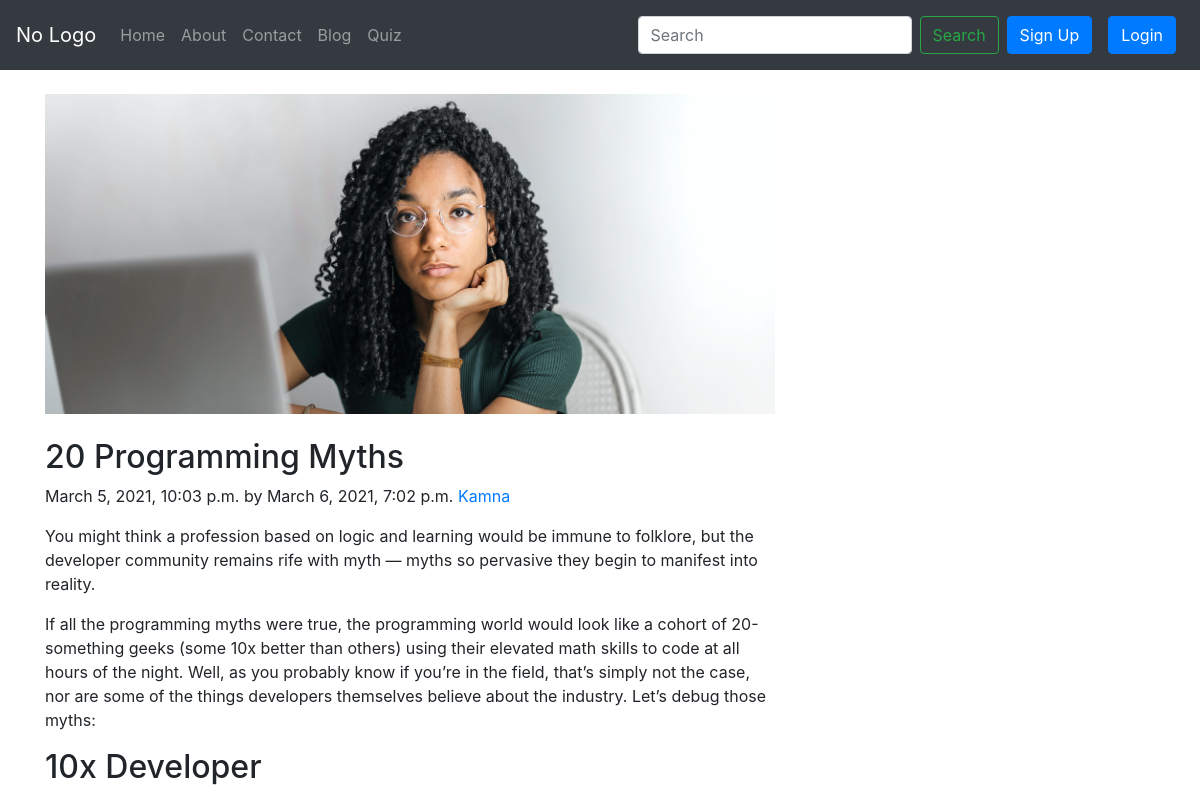
Before: /blog/20-Programming-Myths (upper part) with the older database file.
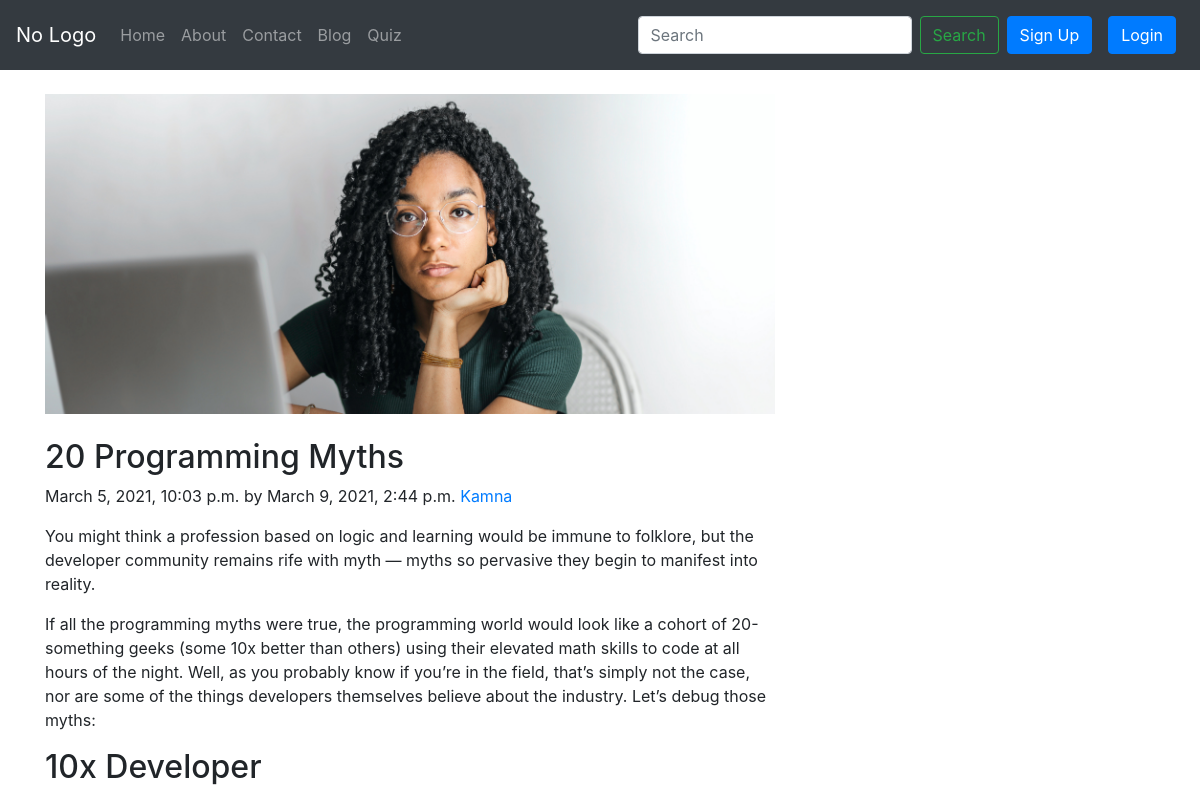
After: the same page with the newer database file.
### blog/models.py (models this page shows)
class UserPost(models.Model):
    authorUsername = models.ForeignKey(User,on_delete=models.CASCADE)
    title = models.CharField(max_length=255)
    label = models.CharField(max_length=200)
    category = models.CharField(max_length=200)
    image = models.ImageField(upload_to='images/userPost/')
    slug = models.CharField(max_length=255)
    author = models.CharField(max_length=50)
    dateUpdate = models.DateTimeField(auto_now=True,blank=True, null=True)
    timeStamp = models.DateTimeField(auto_now_add=True,blank=True, null=True)
    timeRead = models.CharField(max_length=10)
    content = RichTextField(blank=True)
    userStatus = models.CharField(max_length=50)
    adminStatus = models.BooleanField(default=False)
    def __str__(self):
        return self.title

### blog/views.py (the view)
# urls.py: path('<str:slug>',views.blogPost,name="blogPost"),
def blogPost(request,slug):
    if not request.user.is_authenticated:
        post = UserPost.objects.filter(slug=slug,userStatus="publish",adminStatus=True).first()
        print(post)
    else:
        post1 = UserPost.objects.filter(slug=slug,adminStatus=True,userStatus="publish")
        post2 = UserPost.objects.filter(slug=slug,authorUsername=request.user)
        post = post1.union(post2).first()
    if post is not None:
        context = {'post':post}
        return render(request,'blog/blogPost.html',context)
    else:
        return HttpResponse("404 page not found")

### home/context_processors.py (called while the page is built)
def profile(request):
    if not request.user.is_authenticated:
        return {
            'profile': 'Anonymous'
        }
    else:
        return{
        'profile': UserProfile.objects.filter(UserUsername=request.user).first()
        }

### templates/blog/blogPost.html (shortened to what this page needs)
{% extends 'home/base.html' %}
{% block body %}
<div class="container my-4">
    <div class="row">
        <div class="col-md-8 blog-main">
          <div class="blog-post">
          <img src="/media/{{post.image}}" style="width:100%;height:40vh;object-fit: cover;">
          <br>
          <br>
            <h2 class="blog-post-title">{{post.title}}</h2>
           <p class="blog-post-meta">{{post.timeStamp}} by {{post.dateUpdate}}
                <a href="/blog/viewAuthorProfile/{{post.authorUsername.username}}"> {{post.author}}</a></p>
            <p>{{post.content | safe}}</p>
          </div>
        </div>
</div>
</div>
{% endblock body %}

Changed rows visible on the page:
changed UserPost "20 Programming Myths": dateUpdate "March 6, 2021, 7:02 p.m." → "March 9, 2021, 2:44 p.m."
